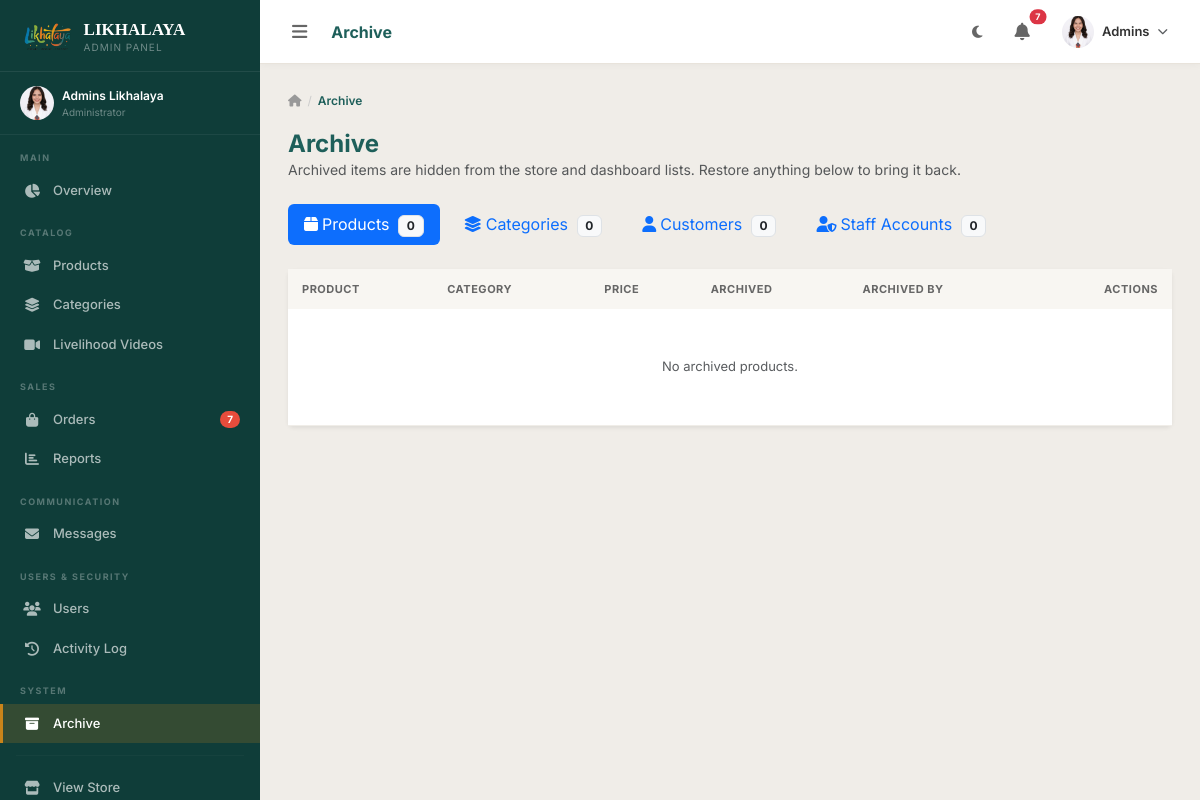
Page /dashboard/archive/ (signed in) on the committed database.
### accounts/models.py (models this page shows, shortened)
class CustomUser(AbstractUser):
    ROLE_CHOICES = [
        ('customer', 'Customer'),
        ('staff', 'Staff'),
        ('coordinator', 'PDL Coordinator'),
        ('admin', 'Administrator'),
    ]
    role = models.CharField(max_length=20, choices=ROLE_CHOICES, default='customer')
    phone = models.CharField(max_length=20, blank=True)
    address = models.TextField(blank=True, help_text='House #, Street')
    barangay = models.CharField(max_length=150, blank=True)
    city = models.CharField(max_length=100, blank=True)
    province = models.CharField(max_length=100, blank=True)
    zip_code = models.CharField(max_length=10, blank=True)
    avatar = models.ImageField(upload_to='avatars/', blank=True, null=True)
    bio = models.TextField(blank=True)
    created_at = models.DateTimeField(auto_now_add=True)
    updated_at = models.DateTimeField(auto_now=True)
    is_deleted = models.BooleanField(default=False)
    deleted_at = models.DateTimeField(null=True, blank=True)
    deleted_by = models.ForeignKey(
        'self', on_delete=models.SET_NULL, null=True, blank=True,
        related_name='deleted_users'
    )
    objects = ActiveUserManager()
    all_objects = UserManager()
    class Meta:
        base_manager_name = 'all_objects'
    def is_admin_user(self):
        return self.role == 'admin' or self.is_superuser
    def is_staff_user(self):
        return self.role in ['admin', 'staff', 'coordinator'] or self.is_superuser
    def get_full_name(self):
        return f"{self.first_name} {self.last_name}".strip() or self.username

### dashboard/views.py (the view)
# urls.py: path('archive/', views.archive, name='archive'),
@admin_required
def archive(request):
    tab = request.GET.get('tab', 'products')
    products = Product.all_objects.filter(is_deleted=True).select_related('deleted_by', 'category').order_by('-deleted_at')
    categories = Category.all_objects.filter(is_deleted=True).select_related('deleted_by').order_by('-deleted_at')
    customers = CustomUser.all_objects.filter(is_deleted=True, role='customer').select_related('deleted_by').order_by('-deleted_at')
    staff = CustomUser.all_objects.filter(is_deleted=True).exclude(role='customer').select_related('deleted_by').order_by('-deleted_at')
    return render(request, 'dashboard/archive/list.html', {
        'tab': tab,
        'products': products,
        'categories': categories,
        'customers': customers,
        'staff': staff,
        'counts': {
            'products': products.count(),
            'categories': categories.count(),
            'customers': customers.count(),
            'staff': staff.count(),
        },
    })

### templates/dashboard/archive/list.html (shortened to what this page needs)
{% extends 'dashboard/base_dashboard.html' %}
{% block page_title %}Archive{% endblock %}
{% block sb_archive %}active{% endblock %}
{% block dash_content %}
<div class="dash-breadcrumb">
  <a href="{% url 'dashboard:home' %}"><i class="fas fa-home"></i></a>
  <span class="sep">/</span><span class="current">Archive</span>
</div>
<div class="mb-4">
  <h4 class="fw-bold mb-0" style="color:var(--teal);">Archive</h4>
  <p class="text-muted small mb-0">Archived items are hidden from the store and dashboard lists. Restore anything below to bring it back.</p>
</div>
<ul class="nav nav-pills mb-4 gap-2">
  <li class="nav-item">
    <a class="nav-link {% if tab == 'products' %}active{% endif %}" href="?tab=products">
      <i class="fas fa-box me-1"></i>Products <span class="badge bg-light text-dark border ms-1">{{ counts.products }}</span>
    </a>
  </li>
  <li class="nav-item">
    <a class="nav-link {% if tab == 'categories' %}active{% endif %}" href="?tab=categories">
      <i class="fas fa-layer-group me-1"></i>Categories <span class="badge bg-light text-dark border ms-1">{{ counts.categories }}</span>
    </a>
  </li>
  <li class="nav-item">
    <a class="nav-link {% if tab == 'customers' %}active{% endif %}" href="?tab=customers">
      <i class="fas fa-user me-1"></i>Customers <span class="badge bg-light text-dark border ms-1">{{ counts.customers }}</span>
    </a>
  </li>
  <li class="nav-item">
    <a class="nav-link {% if tab == 'staff' %}active{% endif %}" href="?tab=staff">
      <i class="fas fa-user-shield me-1"></i>Staff Accounts <span class="badge bg-light text-dark border ms-1">{{ counts.staff }}</span>
    </a>
  </li>
</ul>
{% if tab == 'products' %}
<div class="card border-0 shadow-sm">
  <div class="table-responsive">
    <table class="table dash-table mb-0">
      <thead><tr><th>Product</th><th>Category</th><th>Price</th><th>Archived</th><th>Archived By</th><th class="text-end">Actions</th></tr></thead>
      <tbody>
        {% for product in products %}
        <tr>
          <td>
            <div class="d-flex align-items-center gap-3">
              {% if product.image %}
              <img src="{{ product.image.url }}" style="width:36px;height:36px;object-fit:cover;border-radius:8px;" alt="{{ product.name }}">
              {% else %}
              <div style="width:36px;height:36px;border-radius:8px;background:var(--sand);display:flex;align-items:center;justify-content:center;font-size:16px;">🎨</div>
              {% endif %}
              <span class="fw-semibold" style="font-size:13px;">{{ product.name }}</span>
            </div>
          </td>
          <td><span class="badge bg-light text-dark border" style="font-size:11px;">{{ product.category.name|default:"—" }}</span></td>
          <td style="color:var(--gold);font-weight:600;">{{ product.price_display }}</td>
          <td class="text-muted small">{{ product.deleted_at|date:"M d, Y · g:i A" }}</td>
          <td class="text-muted small">{{ product.deleted_by.username|default:"—" }}</td>
          <td class="text-end">
            <form method="post" action="{% url 'dashboard:product_restore' product.pk %}" class="d-inline">
              {% csrf_token %}
              <button type="submit" class="btn btn-sm btn-teal"><i class="fas fa-rotate-left me-1"></i>Restore</button>
            </form>
          </td>
        </tr>
        {% empty %}
        <tr><td colspan="6" class="text-center py-5 text-muted">No archived products.</td></tr>
        {% endfor %}
      </tbody>
    </table>
  </div>
</div>
{% endif %}
{% endblock %}

### templates/dashboard/base_dashboard.html (shortened to what this page needs)
{% extends 'base.html' %}
{% load static humanize %}
{% block content %}
<div class="dash-layout" id="dashLayout">
  <aside class="dash-sidebar" id="dashSidebar">
    <div class="sidebar-logo">
      <img src="{% static 'imgs/likhalaya.png' %}" alt="Likhalaya Logo" class="sidebar-logo-img">
      <div>
        <div class="sidebar-logo-text">LIKHALAYA</div>
        <div class="sidebar-logo-sub">
          {% if user.is_admin_user %}Admin Panel{% elif user.role == 'staff' %}Staff Panel{% else %}Coordinator{% endif %}
        </div>
      </div>
    </div>
    <div style="padding:14px 20px;border-bottom:1px solid rgba(255,255,255,.06);">
      <div class="d-flex align-items-center gap-2">
        {% if user.avatar %}
          <img src="{{ user.avatar.url }}" style="width:34px;height:34px;border-radius:50%;object-fit:cover;flex-shrink:0;" alt="{{ user.username }}">
        {% else %}
          <div style="width:34px;height:34px;border-radius:50%;background:var(--gold);display:flex;align-items:center;justify-content:center;font-size:13px;color:#fff;font-weight:700;flex-shrink:0;">
            {{ user.first_name|first|upper }}{{ user.last_name|first|upper }}
          </div>
        {% endif %}
        <div class="sidebar-link-text">
          <div style="font-size:12px;color:#fff;font-weight:600;">{{ user.get_full_name|default:user.username }}</div>
          <div style="font-size:10px;color:rgba(255,255,255,.4);">{{ user.get_role_display }}</div>
        </div>
      </div>
    </div>
    <div class="sidebar-section-label">Main</div>
    <a href="{% url 'dashboard:home' %}" class="sidebar-link {% block sb_dash %}{% endblock %}">
      <i class="fas fa-chart-pie"></i><span>Overview</span>
    </a>
    <div class="sidebar-section-label">Catalog</div>
    <a href="{% url 'dashboard:product_list' %}" class="sidebar-link {% block sb_products %}{% endblock %}">
      <i class="fas fa-box-open"></i><span>Products</span>
    </a>
    <a href="{% url 'dashboard:category_list' %}" class="sidebar-link {% block sb_categories %}{% endblock %}">
      <i class="fas fa-layer-group"></i><span>Categories</span>
    </a>
    <a href="{% url 'dashboard:video_list' %}" class="sidebar-link {% block sb_videos %}{% endblock %}">
      <i class="fas fa-video"></i><span>Livelihood Videos</span>
    </a>
    <div class="sidebar-section-label">Sales</div>
    <a href="{% url 'dashboard:order_list' %}" class="sidebar-link {% block sb_orders %}{% endblock %}">
      <i class="fas fa-shopping-bag"></i><span>Orders</span>
      {% if new_orders_count %}<span class="sidebar-badge">{{ new_orders_count }}</span>{% endif %}
    </a>
    <a href="{% url 'dashboard:reports' %}" class="sidebar-link {% block sb_reports %}{% endblock %}">
      <i class="fas fa-chart-bar"></i><span>Reports</span>
    </a>
    <div class="sidebar-section-label">Communication</div>
    <a href="{% url 'dashboard:message_list' %}" class="sidebar-link {% block sb_messages %}{% endblock %}">
      <i class="fas fa-envelope"></i><span>Messages</span>
    </a>
    {% if user.is_admin_user %}
    <div class="sidebar-section-label">Users &amp; Security</div>
    <a href="{% url 'dashboard:user_list' %}" class="sidebar-link {% block sb_users %}{% endblock %}">
      <i class="fas fa-users"></i><span>Users</span>
    </a>
    <a href="{% url 'dashboard:activity_log' %}" class="sidebar-link {% block sb_activity %}{% endblock %}">
      <i class="fas fa-history"></i><span>Activity Log</span>
    </a>
    {% endif %}
    <div class="sidebar-section-label">System</div>
    {% if user.is_admin_user %}
    <a href="{% url 'dashboard:archive' %}" class="sidebar-link {% block sb_archive %}{% endblock %}">
      <i class="fas fa-box-archive"></i><span>Archive</span>
    </a>
    {% endif %}
    <hr style="border-color:rgba(255,255,255,.1);margin:12px 16px;">
    <a href="{% url 'store:home' %}" class="sidebar-link">
      <i class="fas fa-store"></i><span>View Store</span>
    </a>
  </aside>
  <div class="dash-main" id="dashMain">
    <div class="dash-topbar">
      <button class="btn btn-sm border-0" id="sidebarToggle" style="color:#666;">
      </button>
      <div class="topbar-title d-none d-md-block">{% block page_title %}Dashboard{% endblock %}</div>
      <button class="btn btn-sm border-0" id="darkModeToggle" title="Toggle dark mode" style="color:#666;">
        <i class="fas fa-moon" id="darkIcon"></i>
      </button>
      <div class="dropdown">
        <button class="btn btn-sm border-0 position-relative" data-bs-toggle="dropdown" style="color:#666;">
          {% if new_orders_count or new_messages_count %}
          <span class="position-absolute top-0 start-100 translate-middle badge rounded-pill bg-danger" style="font-size:9px;">
            {{ new_orders_count|add:new_messages_count }}
          </span>
          {% endif %}
        </button>
      </div>
      <div class="dropdown">
        <button class="btn btn-sm border-0 d-flex align-items-center gap-2" data-bs-toggle="dropdown">
          {% if user.avatar %}
            <img src="{{ user.avatar.url }}" style="width:32px;height:32px;border-radius:50%;object-fit:cover;" alt="{{ user.username }}">
          {% else %}
            <div style="width:32px;height:32px;border-radius:50%;background:var(--teal);display:flex;align-items:center;justify-content:center;color:#fff;font-size:12px;font-weight:700;">
              {{ user.first_name|first|upper }}{{ user.last_name|first|upper }}
            </div>
          {% endif %}
          <span class="d-none d-md-block" style="font-size:13px;font-weight:600;color:var(--dm-text,#333);">{{ user.first_name|default:user.username }}</span>
        </button>
      </div>
    </div>
    <div class="dash-page">
      {% block dash_content %}{% endblock %}
    </div>
  </div>
</div>
{% endblock %}

### rows in the picture
CustomUser: avatar (picture), get_full_name "Admins Likhalaya", role "Administrator", first_name "Admins"

### other values in the picture
{{ new_orders_count }} "7"
{{ new_orders_count|add:new_messages_count }} "7"
{{ counts.products }} "0"
{{ counts.categories }} "0"
{{ counts.customers }} "0"
{{ counts.staff }} "0"
